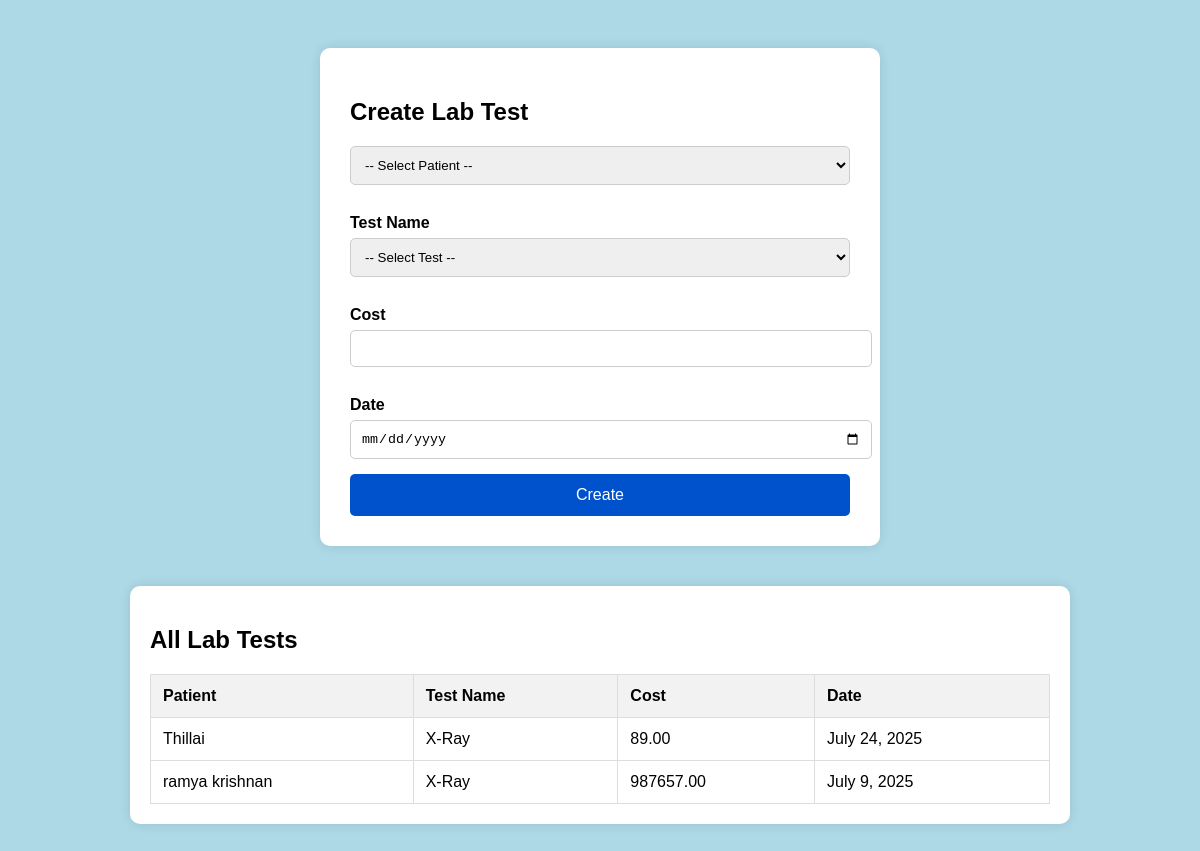
Page /lab/dashboard/ on the earlier database version.
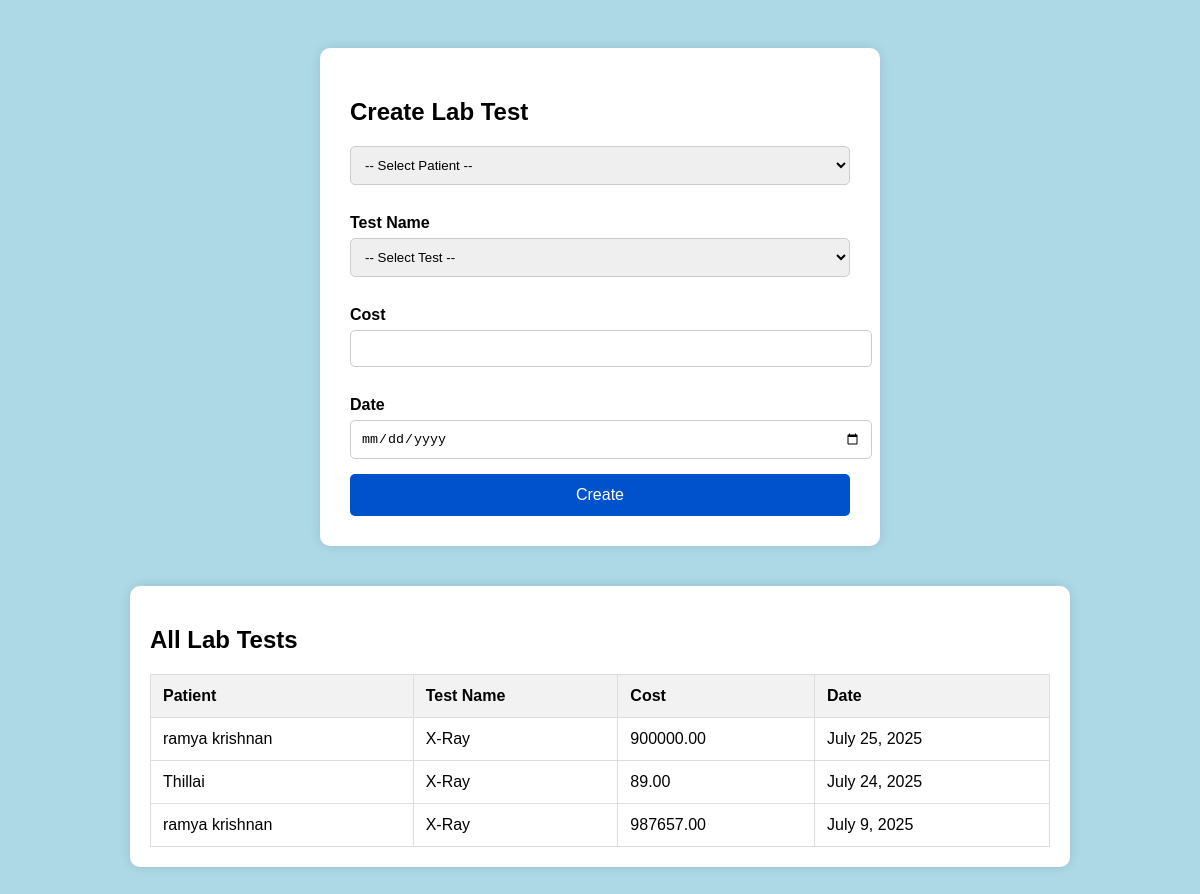
Same page on the later database version.
### lab_test/models.py (models this page shows, shortened)
class LabTest(models.Model):
    TEST_CHOICES = [
        ('Blood Test', 'Blood Test'),
        ('X-Ray', 'X-Ray'),
        ('MRI', 'MRI'),
    ]
    patient = models.ForeignKey(Patient, on_delete=models.CASCADE)
    test_name = models.CharField(max_length=50, choices=TEST_CHOICES,null=True)
    cost = models.DecimalField(max_digits=10, decimal_places=2, default=0)
    date = models.DateField(default=datetime.date.today)

### patients/models.py (models this page shows, shortened)
class Patient(models.Model):
    user = models.OneToOneField(User, on_delete=models.CASCADE)
    full_name = models.CharField(max_length=100)
    address = models.TextField()
    dob = models.DateField()
    medical_history = models.TextField(blank=True)
    allergies = models.TextField(blank=True)
    emergency_contact_name = models.CharField(max_length=100, default='', blank=True)
    emergency_contact_number = models.CharField(max_length=15, default='', blank=True)
    qr_code = models.CharField(max_length=255, unique=True)

### lab_test/views.py (the view)
# urls.py: path('dashboard/', views.add_lab_test, name='add_lab_test'),  # ✅ change '' to 'dashboard/'
def add_lab_test(request):
    if request.method == 'POST':
        form = LabTestForm(request.POST)
        if form.is_valid():
            form.save()
            return redirect('add_lab_test')  # or redirect to a success page
    else:
        form = LabTestForm()
        patients= Patient.objects.all()  # Assuming you have a Patient model
    tests = LabTest.objects.order_by('-date')
    return render(request, 'lab.html', {
        'form': form,
        'tests': tests,
        'patients': patients
    })

### lab_test/forms.py
class LabTestForm(forms.ModelForm):
    class Meta:
        model = LabTest
        fields = ['patient', 'test_name', 'cost', 'date']
    def __init__(self, *args, **kwargs):
        super().__init__(*args, **kwargs)
        self.fields['patient'].queryset = Patient.objects.all()
        for field in self.fields.values():
            field.widget.attrs.update({
                'class': 'form-control',
                'style': 'margin-bottom: 15px; padding: 10px; width: 100%;'
            })

### templates/lab.html (shortened to what this page needs)
<!DOCTYPE html>
<html lang="en">
<head>
</head>
<body>
<div class="main-wrapper">
  <div class="container">
    <h2>Create Lab Test</h2>
    <form method="POST">
      <select name="patient" id="id_patient" required>
  <option value="">-- Select Patient --</option>
</select>
      <label for="id_test_name">Test Name</label>
      <select name="test_name" id="id_test_name" required>
        <option value="">-- Select Test --</option>
      </select>
      <label for="id_cost">Cost</label>
      <input type="number" step="0.01" name="cost" id="id_cost" required>
      <label for="id_date">Date</label>
      <input type="date" name="date" id="id_date" required>
      <button type="submit" class="btn">Create</button>
    </form>
  </div>
  <div class="table-container">
    <h2>All Lab Tests</h2>
    <table>
      <thead>
        <tr>
          <th>Patient</th>
          <th>Test Name</th>
          <th>Cost</th>
          <th>Date</th>
        </tr>
      </thead>
      <tbody>
        {% for test in tests %}
          <tr>
            <td>{{ test.patient.full_name }}</td>
            <td>{{ test.test_name }}</td>
            <td>{{ test.cost }}</td>
            <td>{{ test.date }}</td>
          </tr>
        {% endfor %}
      </tbody>
    </table>
  </div>
</div>
</body>
</html>

### templates/lab.html (style rules this page uses)
body { background-color: #add8e6; font-family: Arial, sans-serif; }
.main-wrapper { display: flex; flex-direction: column; align-items: center; padding: 40px; }
.container { width: 90%; max-width: 500px; background: #fff; padding: 30px; margin-bottom: 40px; border-radius: 10px; box-shadow: 0 0 12px rgba(0,0,0,0.1); }
label { font-weight: bold; display: block; margin-bottom: 6px; margin-top: 14px; }
input, select { width: 100%; padding: 10px; margin-bottom: 15px; border: 1px solid #ccc; border-radius: 5px; }
.btn { background-color: #0052cc; color: white; padding: 12px; width: 100%; border: none; border-radius: 5px; font-size: 16px; cursor: pointer; }
.table-container { width: 90%; max-width: 900px; background: #fff; padding: 20px; border-radius: 10px; box-shadow: 0 0 12px rgba(0,0,0,0.1); }
table { width: 100%; border-collapse: collapse; margin-top: 10px; }
th, td { border: 1px solid #ddd; padding: 12px; text-align: left; }
th { background-color: #f2f2f2; }

Differences in the rows shown:
added LabTest: patient.full_name "ramya krishnan", test_name "X-Ray", cost "900000.00", date "July 25, 2025"
